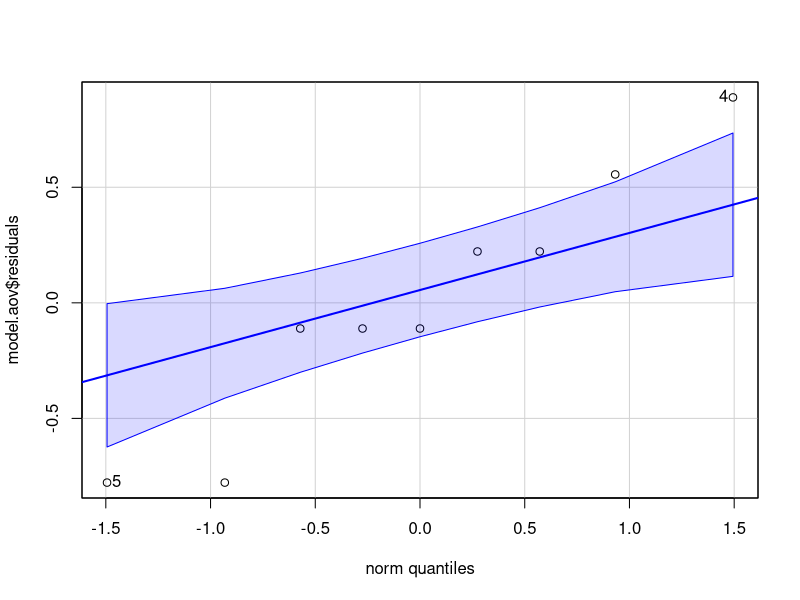
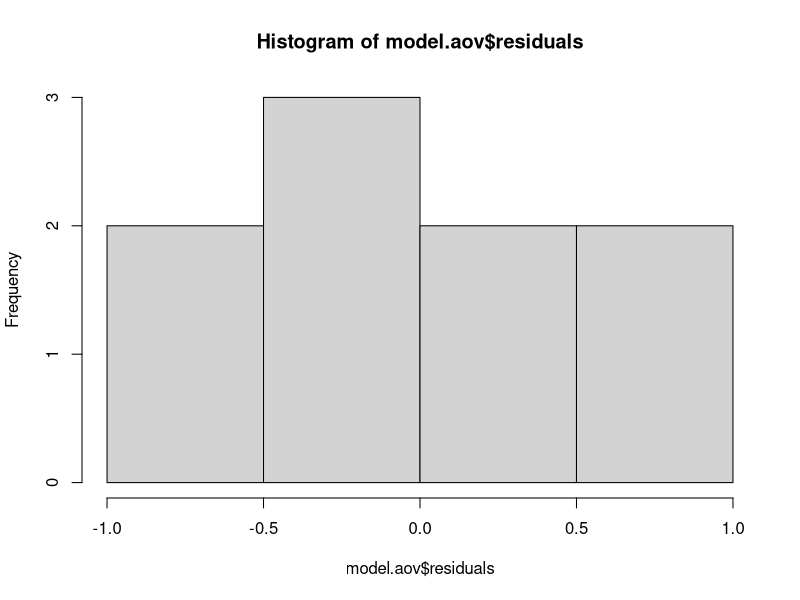
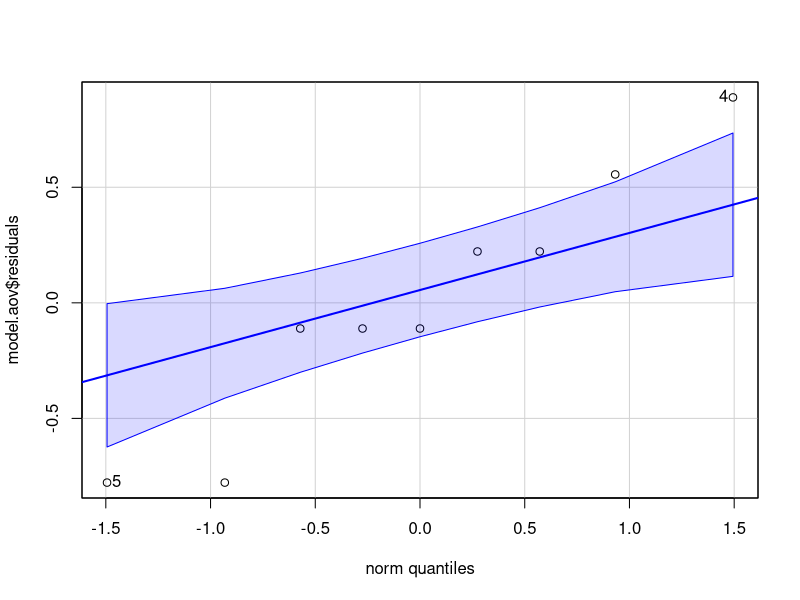
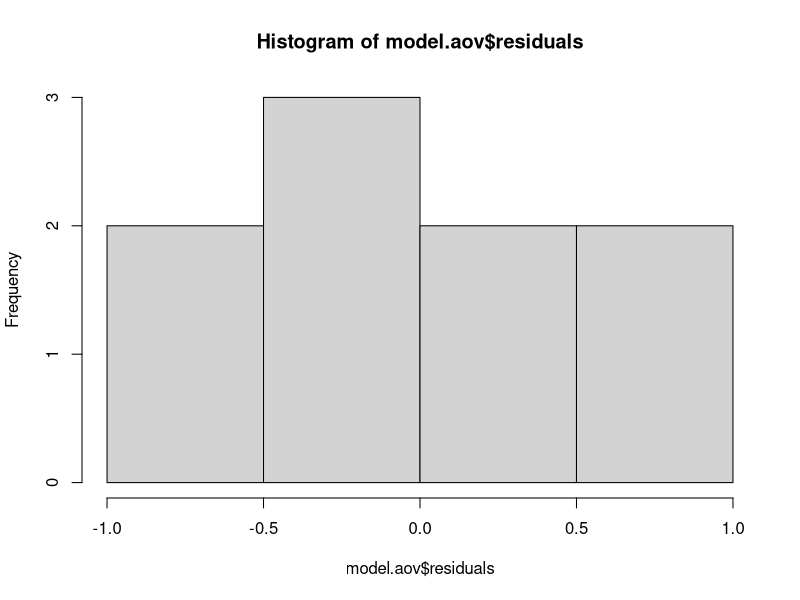

These charts were generated, in order, by the following R code: (Note: this script raises an error after producing the figures.)
## ---- chunk 1
setwd("C:/Users/dalys/OneDrive/Documents/My Documents/Cornell Postdoc Papers/Review Paper/Manuscript/Code/Outersect Calculations")
## ---- chunk 2
#Load libraries 
library(car)
## ---- chunk 3
df_filtered<- read.csv("20240109_Listeria_No_v01.csv" , na.strings="NA")
head(df_filtered)
## ---- chunk 4
setwd(("./anova"))  #Output in folder

dat = df_filtered
#Create ANOVA Model for Variable 
#Balanced means all  treatment combinations have same number of observations

#What dependeant vars to do anova on
dep_var = c("No..Genera")

#Create empty dataframe to store p_values
fill_df <-c("Dependent_var" ,"Levene_p"  ,"Levene_passed" , "Shapiro_p", "Shapiro_passed")
fill_df = as.data.frame(t(fill_df))
class(fill_df)
names(fill_df) = c("Dependent_var" ,"Levene_p"  ,"Levene_passed" , "Shapiro_p", "Shapiro_passed")
fill_df

for (item in dep_var) {
 
  #model.aov <- aov(dat[,item] ~ Density + Depth + Norm/Depth, data=df_filtered)
  model.aov <- aov(dat[,item] ~ Density + Depth , data=dat)
  print(item)
print(summary(model.aov))
#capture output 
 capture.output(summary(model.aov), file = paste(item,"anova.txt"))

 #Check anova assumptions 
 #Linear Regression###############
 model.lm <- lm(dat[,item] ~ Density+Depth, data=dat)
print(item)
 #capture output 
 capture.output(summary(model.lm), file = paste(item,"linear regression.txt"))
 
 #QQPLOT#####
 print(qqPlot(model.aov$residuals)) #Points should fall mostly within the bands for normal dist. of residuals

 #Export plot to .tif file 
tiff(paste(item, "qqplot.tif", sep=" "), res=300, compression = "lzw", height=9, width=15, units="in")
print(qqPlot(model.aov$residuals))
dev.off()
 
 print(hist(model.aov$residuals)) #normal distribution of residuals
 
 #Histogram of Residuals #####
 #Export plot to .tif file 
 tiff(paste(item, "residuals histogram.tif", sep=" "), res=300, compression = "lzw", height=9, width=15, units="in")
print((hist(model.aov$residuals)))
dev.off()
 
#pp=leveneTest(df_filtered[,item] ~ Density*Depth*ASVOTU*Norm, data=df_filtered) #no
pp=leveneTest(dat[,item] ~ Density*Depth, data=dat) #no

p_value_levene = pp$`Pr(>F)`[1]

levene_pass <- "test"
if (p_value_levene > 0.05) {levene_pass <- "Pass"}
if (p_value_levene <= 0.05) {levene_pass <- "Fail"}

#Reject the null hypothesis that the samples come from a normal distribution at p<5%
st = shapiro.test(model.aov$residuals)
p_val_shap = st$p.value

shap_pass <- "test"
if (p_val_shap > 0.05) {shap_pass <- "Pass"}
if (p_val_shap <= 0.05) {shap_pass <- "Fail"}

#Bind results to dataframe
data_list<- c(item, signif(p_value_levene,4), levene_pass, signif(p_val_shap,4), shap_pass)
fill_df <-rbind(fill_df, data_list)

#Does the equal variance assumption seem reasonable? Are the studentized residuals equally spread around zero? Residual = Observed value - Predicted value 
library(MASS)
stud.res=studres(model.lm)
plot(model.lm$fitted.values, stud.res)
abline(0,0)

#find Cook's distance for each observation in the dataset
cooksD <- cooks.distance(model.lm)
plot(cooksD, main = "Cooks Distance for Influential Obs")

tiff(paste(item, "vif.tif", sep=" "), res=300, compression = "lzw", height=9, width=15, units="in")
print(plot(cooksD, main = "Cooks Distance for Influential Obs"))
dev.off()

#Try re-running model after removing outliers 

vif_values <- vif(model.lm)
vif_values

#create horizontal bar chart to display each VIF value
#VIF 10 or above is cause for concern 
bp<-barplot(vif_values, main = "VIF Values", horiz = TRUE, col = "steelblue") 
abline(v = bp[bp = 5], lwd = 3, lty = 2)
#add vertical line at 5

tiff(paste(item, "vif.tif", sep=" "), res=300, compression = "lzw", height=9, width=15, units="in")
print(bp)
dev.off()

}

fill_df
write.csv(fill_df, "p_vals_anova.csv")

setwd("..")
getwd()

